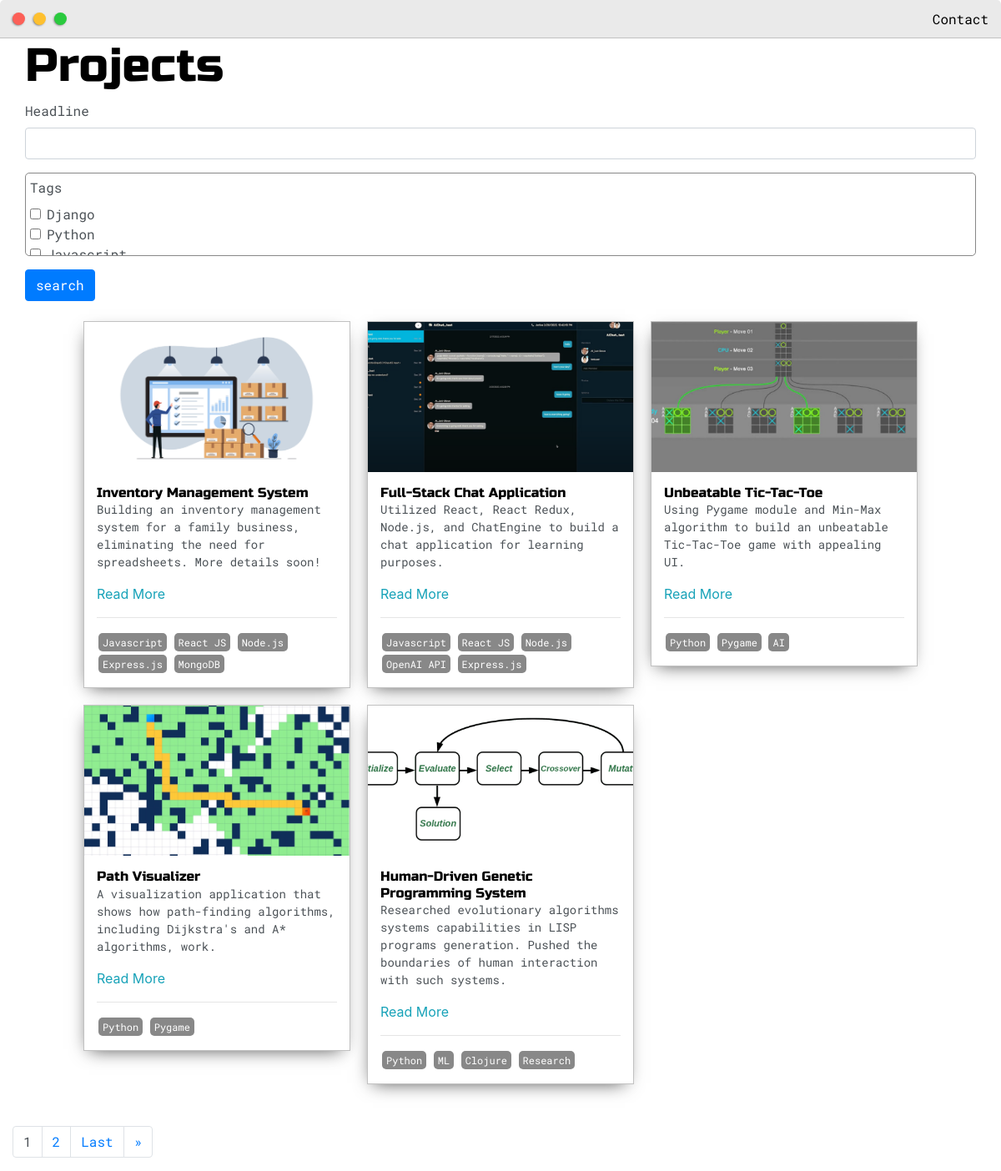
/posts/, run on the app's committed database.
### base/models.py (models this page shows, shortened)
class Post(models.Model):
	headline = models.CharField(max_length=200)
	sub_headline = models.CharField(max_length=200, null=True, blank=True)
	thumbnail = models.ImageField(null=True, blank=True, upload_to="images", default="/images/placeholder.png")
	body = RichTextUploadingField(null=True, blank=True)
	created = models.DateTimeField(auto_now_add=True)
	active = models.BooleanField(default=False)
	featured = models.BooleanField(default=False)
	tags = models.ManyToManyField(Tag, null=True, blank=True)
	slug = models.SlugField(null=True, blank=True)

class Tag(models.Model):
	name = models.CharField(max_length=200)
	def __str__(self):
		return self.name

### base/views.py (the view)
# urls.py: path('posts/', views.posts, name="posts"),
def posts(request):
	posts = Post.objects.filter(active=True)
	myFilter = PostFilter(request.GET, queryset=posts)
	posts = myFilter.qs
	page = request.GET.get('page')
	paginator = Paginator(posts, 5)
	try:
		posts = paginator.page(page)
	except PageNotAnInteger:
		posts = paginator.page(1)
	except EmptyPage:
		posts = paginator.page(paginator.num_pages)
	context = {'posts':posts, 'myFilter':myFilter}
	return render(request, 'base/posts.html', context)

### base/templates/base/posts.html (shortened to what this page needs)
{% extends 'base/main.html' %}
{% load static %}
{% load crispy_forms_tags %}
{% block content %}
<div class="main-container">
	<h1>Projects</h1>
	<form id="searchForm" method="GET">
		{{myFilter.form|crispy}}
		<input class="btn btn-primary" type="submit" value="search">
	</form>
	<br>
	<div class="post-wrapper">
		{% for post in posts %}
		<div>
			<div class="post">
				<img class="thumbnail" src="{{post.thumbnail.url}}">
				<div class="post-preview">
					<h6 class="post-title">{{post.headline}}</h6>
					<p class="post-intro">{{post.sub_headline}}</p>
					<a href="{% url 'post' post.slug %}">Read More</a>
					<hr>
					{% for tag in post.tags.all %}
						<span class="tag">{{tag}}</span>
					{% endfor %}
				</div>
			</div>
		</div>
		{% empty %}
			<h3>No posts found...</h3>
		{% endfor %}
	</div>
	<div class="row">
		{% if posts.has_other_pages %}
			<ul class="pagination">
				{% for i in posts.paginator.page_range %}
					{% if posts.number == i %}
						<li class="page-item"><a class="active page-link">{{i}}</a></li>
					{% else %}
						<li class="page-item"><a data-page="{{i}}" href="?page={{i}}" class="page-link">{{i}}</a></li>
					{% endif %}
				{% endfor %}
				{% if posts.has_next %}
					<li class="page-item"><a data-page="{{posts.paginator.num_pages}}" href="?page={{posts.paginator.num_pages}}" class="page-link">Last</a></li>
					<li class="page-item"><a data-page="{{posts.next_page_number}}" href="?page={{posts.next_page_number}}" class="page-link">&raquo</a></li>
				{% endif %}
			</ul>
		{% endif %}
	</div>
</div>
{% endblock content %}

### base/templates/base/main.html (shortened to what this page needs)
<!DOCTYPE html>
{% load static %}
<html>
<head>
	<link rel="stylesheet" href="https://maxcdn.bootstrapcdn.com/bootstrap/4.0.0/css/bootstrap.min.css">
	<link rel="stylesheet" type="text/css" href="{% static 'css/default.css' %}">
</head>
<body>
	{% include 'base/navbar.html' %}
	{% block content %}{% endblock content %}
</body>
</html>

### base/templates/base/navbar.html (shortened to what this page needs)
{% load static %}
<div class="nav-wrapper">
	<a href="{% url 'home' %}">
		<div class="dots-wrapper">
			<div id="dot-1" class="browser-dot"></div>
			<div id="dot-2" class="browser-dot"></div>
			<div id="dot-3" class="browser-dot"></div>
		</div>
	</a>
	<ul id="navigation">
		<li><a href="{% url 'home' %}#contact">Contact</a></li>
	</ul>
</div>

### static/css/default.css (style rules this page uses)
:root { --mainColor:#eaeaea; --secondaryColor:#fff; --borderColor:#c1c1c1; --mainText:black; --secondaryText:#4b5156; --themeDotBorder:#24292e; --previewBg:rgb(251, 249, 243, 0.8); --previewShadow:#f0ead6; --buttonColor:black; }
html, body { padding: 0; margin: 0; scroll-behavior: smooth; }
body * { transition: 0.3s; }
h1, h2, h3, h4, h5, h6, strong { color: var(--mainText); font-family: 'Russo One', sans-serif; font-weight: 500; }
p, li, span, label, input, textarea { color: var(--secondaryText); font-family: 'Roboto Mono', monospace; }
a { text-decoration: none; color:#17a2b8; }
ul { list-style: none; }
h1 { font-size: 56px; }
h6 { font-size: 16px; }
.main-container { width: 1200px; margin: 0 auto; }
.nav-wrapper { border-radius:5px 5px 0 0; grid-area:nav-wrapper; border-bottom: 1px solid var(--borderColor); display: flex; justify-content: space-between; align-items: center; background-color: var(--mainColor); }
#navigation a { color:var(--mainText); }
#navigation { margin:0; padding: 10px; }
#navigation li { display: inline-block; margin-right: 5px; margin-left:5px; }
.dots-wrapper { display: flex; padding: 10px; }
#dot-1 { background-color: #FC6058; }
#dot-2 { background-color: #FEC02F; }
#dot-3 { background-color: #2ACA3E; }
.browser-dot { background-color: black; height: 15px; width: 15px; border-radius: 50%; margin: 5px; -webkit-box-shadow: -1px 1px 3px -1px rgba(0,0,0,0.75); -moz-box-shadow: -1px 1px 3px -1px rgba(0,0,0,0.75); box-shadow: -1px 1px 3px -1px rgba(0,0,0,0.75); }
.post-wrapper { display: grid; grid-template-columns: repeat(auto-fit, 320px); gap:20px; justify-content: center; padding-bottom: 50px; }
.post { border:1px solid var(--borderColor); -webkit-box-shadow: -2px 7px 21px -9px rgba(0,0,0,0.75); -moz-box-shadow: -2px 7px 21px -9px rgba(0,0,0,0.75); box-shadow: -2px 7px 21px -9px rgba(0,0,0,0.75); }
.thumbnail { display: block; width: 100%; height:180px; object-fit: cover; }
.post-preview { background-color: #fff; padding:15px; }
.post-title { color:black; margin: 0; }
.post-intro { color:#4b5156; font-size: 14px; }
.tag { display:inline-block; color:#fff; background-color: #888; border-radius: 5px; margin: 2px; padding: 2px 5px; font-size: 12px; }
@media screen and (max-width: 1200px) { .main-container { width: 95%; } }

### base/templates/base/posts.html (style rules this page uses)
#div_id_tags, #id_tags { overflow-y: scroll; max-height: 100px; border-radius: 5px; padding: 5px; border:1px solid #888; }

### data on the page
Post: thumbnail (picture), headline "Inventory Management System", sub_headline "Building an inventory management system for a family business, eliminating the need for spreadsheets. More details soon!"
Tag: name "Javascript"
Tag: name "React JS"
Tag: name "Node.js"
Tag: name "Express.js"
Tag: name "MongoDB"
Post: thumbnail (picture), headline "Full-Stack Chat Application", sub_headline "Utilized React, React Redux, Node.js, and ChatEngine to build a chat application for learning purposes."
Tag: name "OpenAI API"
Post: thumbnail (picture), headline "Unbeatable Tic-Tac-Toe", sub_headline "Using Pygame module and Min-Max algorithm to build an unbeatable Tic-Tac-Toe game with appealing UI."
Tag: name "Python"
Tag: name "Pygame"
Tag: name "AI"
Post: thumbnail (picture), headline "Path Visualizer", sub_headline "A visualization application that shows how path-finding algorithms, including Dijkstra's and A* algorithms, work."
Post: thumbnail (picture), headline "Human-Driven Genetic Programming System", sub_headline "Researched evolutionary algorithms systems capabilities in LISP programs generation. Pushed the boundaries of human interaction with such systems."
Tag: name "ML"
Tag: name "Clojure"
Tag: name "Research"

### other printed values
{{ i }} "1"
{{ i }} "2"
